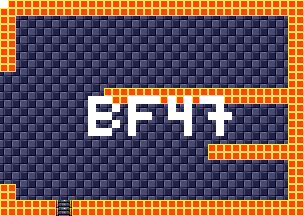

This is a level from a 2D game, rendered from its Tiled map with the project's own tilesets. A one-line summary and the map file follow, with tile-layer data summarised:
An orthogonal 38x27 tile map with 8x8 px tiles, 4 tile layers (background, foreground, room numbers, Objects), 15 tilesets.

<map version="1.5" tiledversion="1.7.1" orientation="orthogonal" renderorder="right-down" width="38" height="27" tilewidth="8" tileheight="8" infinite="0" nextlayerid="11" nextobjectid="1">
 <tileset firstgid="1" source="tilesheets/tsKarniMata.tsx" />
 <tileset firstgid="1025" source="tilesheets/tsVoodooWasp.tsx" />
 <tileset firstgid="2049" source="tilesheets/tsBurial.tsx" />
 <tileset firstgid="3073" source="tilesheets/tsBlueTemple.tsx" />
 <tileset firstgid="4097" source="tilesheets/tsGoddess.tsx" />
 <tileset firstgid="5121" source="tilesheets/tsKonark.tsx" />
 <tileset firstgid="6145" name="sEnemies" tilewidth="8" tileheight="8" tilecount="1024" columns="32">
  <image source="../grapx/tilesheets/sObjects.bmp" trans="ff94ff" width="256" height="256" />
 </tileset>
 <tileset firstgid="7169" source="tilesheets/tsIceTemple.tsx" />
 <tileset firstgid="8193" source="tilesheets/tsLavaArea.tsx" />
 <tileset firstgid="9217" source="tilesheets/tsBossArea.tsx" />
 <tileset firstgid="10241" source="tilesheets/tsPegu.tsx" />
 <tileset firstgid="11265" source="tilesheets/sTiwanakuTemple.tsx" />
 <tileset firstgid="12289" source="tilesheets/sIndraTemple.tsx" />
 <tileset firstgid="13313" source="tilesheets/sTeleport.tsx" />
 <tileset firstgid="14337" source="tilesheets/sObjects.tsx" />
 <layer id="2" name="background" width="38" height="27">
  <data>[1026 cells, 1026 non-empty, 2 distinct tile ids]</data>
 </layer>
 <layer id="1" name="foreground" width="38" height="27">
  <data>[1026 cells, 282 non-empty, 3 distinct tile ids]</data>
 </layer>
 <layer id="7" name="room numbers" width="38" height="27">
  <data>[1026 cells, 42 non-empty, 1 distinct tile ids]</data>
 </layer>
 <layer id="10" name="Objects" width="38" height="27">
  <data>[1026 cells, 0 non-empty, 0 distinct tile ids]</data>
 </layer>
</map>
